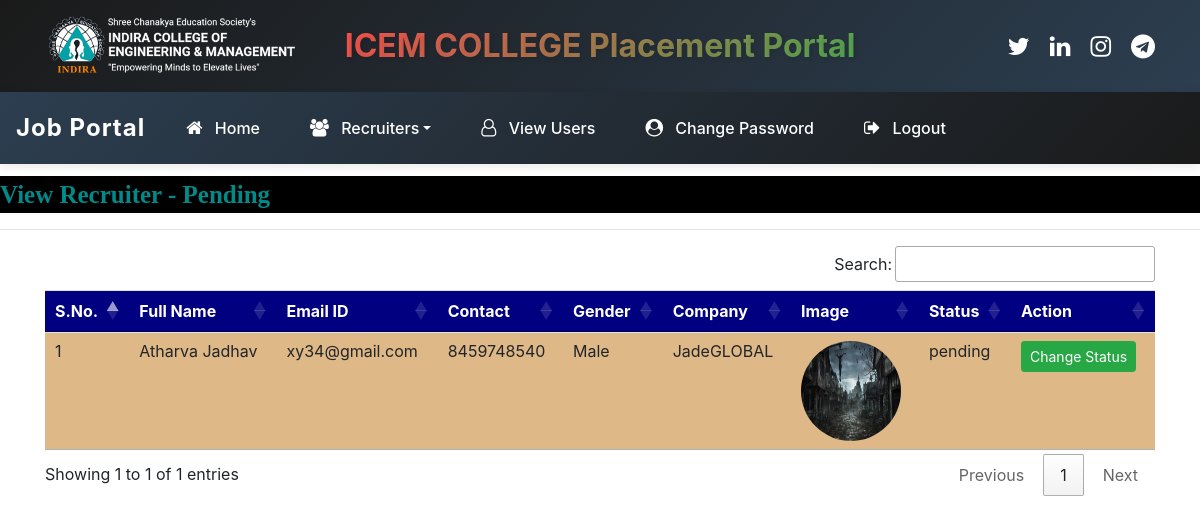
Page /recruiter_pending (signed in) on the committed database.
### job/models.py (models this page shows, shortened)
class Recruiter(models.Model):
    user = models.ForeignKey(User,on_delete=models.CASCADE)
    mobile = models.CharField(max_length=15,null=True)
    image = models.FileField(null=True)
    gender = models.CharField(max_length=10,null=True)
    company= models.CharField(max_length=100,null=True)
    type = models.CharField(max_length=15,null=True)
    status = models.CharField(max_length=20, null=True)

### job/views.py (the view)
# urls.py: path('recruiter_pending',recruiter_pending,name="recruiter_pending"),
def recruiter_pending(request):
    if not request.user.is_authenticated:
        return redirect('admin_login')
    data = Recruiter.objects.filter(status='pending')
    d = {'data':data}
    return render(request,'recruiter_pending.html',d)

### job/templates/recruiter_pending.html
{% load static %}
{% block body %}
{% include 'admin_navigation.html' %}
<marquee style = "font-family : 'Monotype Corsiva' ; font-size : 25px ; color : darkcyan ; background-color : black ; font-weight : bold ; margin-top:1%">
    View Recruiter - Pending
</marquee>
<hr>
<div class="container">
<table class="table table-hover" id="example">
    <thead>
    <tr style = "background-color : #000080 ; color : white">
        <th>S.No.</th>
        <th>Full Name</th>
        <th>Email ID</th>
        <th>Contact</th>
        <th>Gender</th>
        <th>Company</th>
        <th>Image</th>
        <th>Status</th>
        <th>Action</th>
    </tr>
    </thead>
    <tbody>
    {% for i in data %}
    <tr style = "background-color : #DEB887">
        <td>{{forloop.counter}}</td>
        <td>{{i.user.first_name}} {{i.user.last_name}}</td>
        <td>{{i.user.username}}</td>
        <td>{{i.mobile}}</td>
        <td>{{i.gender}}</td>
        <td>{{i.company}}</td>
        <td><img src = "{{i.image.url}}" style="width:100px ; height : 100px ; border-radius:50%"></td>
        <td>{{i.status}}</td>
        <td><a href="{% url 'change_status' i.id %}" class="btn btn-success btn-sm" >Change Status</a></td>
    </tr>
    {% endfor %}
    </tbody>
</table>
</div>
{% endblock %}

### rows in the picture
Recruiter: user.first_name "Atharva", user.last_name "Jadhav", user.username "xy34@gmail.com", mobile "8459748540", gender "Male", company "JadeGLOBAL", image (picture), status "pending"
